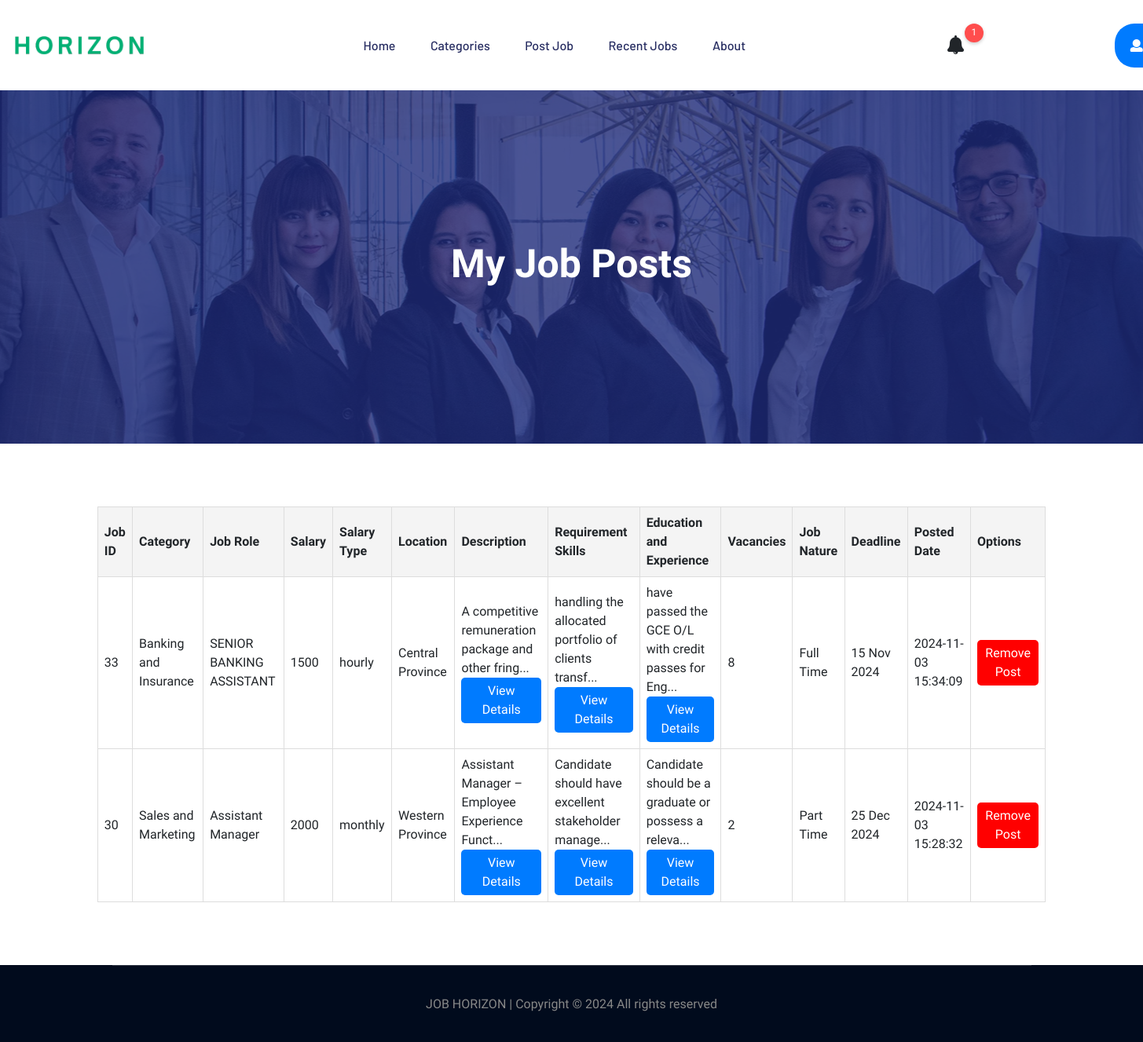
The app's page /client-side-web/company_job_posts.php (signed in), older data.
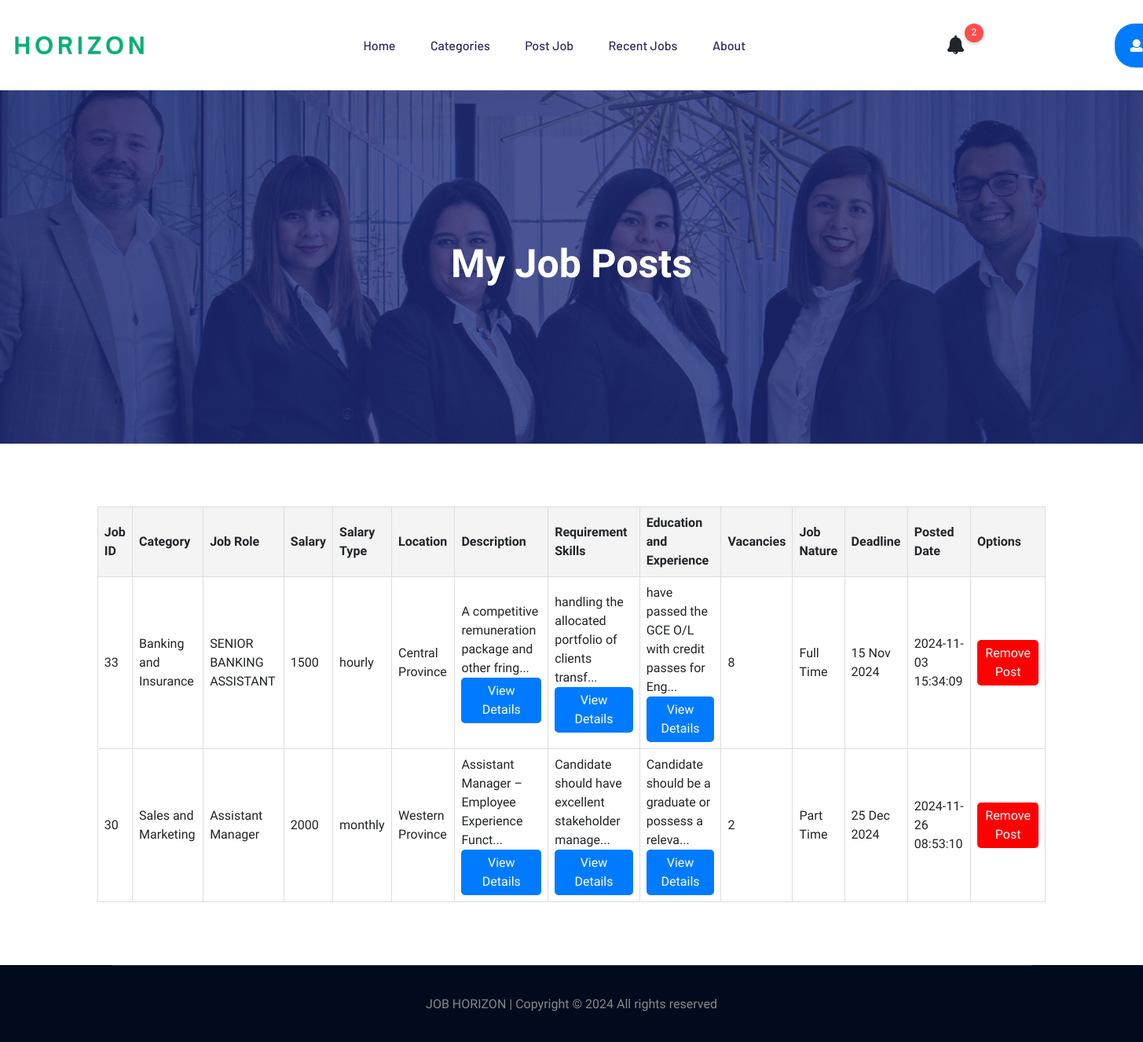
The same page, newer data.
### tables this page shows
CREATE TABLE `jobs` (
  `job_id` int(10) NOT NULL,
  `company_id` int(10) NOT NULL,
  `category` varchar(50) NOT NULL,
  `job_role` varchar(50) NOT NULL,
  `salary` int(10) NOT NULL,
  `salary_type` varchar(50) NOT NULL,
  `location` varchar(100) NOT NULL,
  `description` longtext NOT NULL,
  `vacancies` int(10) NOT NULL,
  `job_nature` varchar(50) NOT NULL,
  `requirement_skills` longtext NOT NULL,
  `education_and_experience` longtext NOT NULL,
  `deadline` varchar(50) NOT NULL,
  `posted_date` timestamp NOT NULL DEFAULT current_timestamp() ON UPDATE current_timestamp(),
  `jobs_recycle_bin` int(1) NOT NULL
);

### client-side-web/company_job_posts.php (the view, shortened to what the changed rows need)
<?php
require_once('../connection/dbconnection.php');
$company_id = $_SESSION['company_id'];
$jobs_list = "";
$query = "SELECT * FROM jobs
          WHERE company_id = '{$company_id}'
          AND jobs_recycle_bin = 0
          ORDER BY job_id DESC";
$result = mysqli_query($connection, $query);
if ($result) {
    if (mysqli_num_rows($result) > 0) {
        while ($record = mysqli_fetch_array($result)) {
            $jobs_list .= "<tr>";
            $jobs_list .= "<td>{$record['job_id']}</td>";
            $jobs_list .= "<td>{$record['category']}</td>";
            $jobs_list .= "<td>{$record['job_role']}</td>";
            $jobs_list .= "<td>{$record['salary']}</td>";
            $jobs_list .= "<td>{$record['salary_type']}</td>";
            $jobs_list .= "<td>{$record['location']}</td>";
            $jobs_list .= "<td>
                            <span>" . substr($record['description'], 0, 50) . "...</span>
                            <button onclick=\"openModal('Description', `" . htmlspecialchars($record['description'], ENT_QUOTES) . "`)\"'>View Details</button>
                          </td>";
            $jobs_list .= "<td>
                            <span>" . substr($record['requirement_skills'], 0, 50) . "...</span>
                            <button onclick=\"openModal('Requirement Skills', `" . htmlspecialchars($record['requirement_skills'], ENT_QUOTES) . "`)\"'>View Details</button>
                          </td>";
            $jobs_list .= "<td>
                            <span>" . substr($record['education_and_experience'], 0, 50) . "...</span>
                            <button onclick=\"openModal('Education and Experience', `" . htmlspecialchars($record['education_and_experience'], ENT_QUOTES) . "`)\"'>View Details</button>
                          </td>";
            $jobs_list .= "<td>{$record['vacancies']}</td>";
            $jobs_list .= "<td>{$record['job_nature']}</td>";
            $jobs_list .= "<td>{$record['deadline']}</td>";
            $jobs_list .= "<td>{$record['posted_date']}</td>";
            $jobs_list .= "<td>
                            <a href=\"../client-side-web/components/cancel_job_post.php?job_id={$record['job_id']}\"
                            onclick=\"return confirm('Are you sure you want to remove this job post?');\">
                                <button class=\"cancelBtn\">Remove Post</button>
                            </a>
                          </td>";
            $jobs_list .= "</tr>";
        }
    } else {
        $jobs_list .= "<tr><td colspan='14'>No Job Posts Found!</td></tr>";
    }
}
?>
<!DOCTYPE html>
<html lang="en">
<head>
    <link rel="stylesheet" href="../client-side-web/css/theme.css">
    <link rel="stylesheet" href="../client-side-web/css/owl.carousel.min.css">
    <link rel="stylesheet" href="../client-side-web/css/price_rangs.css">
    <link rel="stylesheet" href="../client-side-web/css/flaticon.css">
    <link rel="stylesheet" href="../client-side-web/css/slicknav.css">
    <link rel="stylesheet" href="../client-side-web/css/animate.min.css">
    <link rel="stylesheet" href="../client-side-web/css/magnific-popup.css">
    <link rel="stylesheet" href="../client-side-web/css/fontawesome-all.min.css">
    <link rel="stylesheet" href="../client-side-web/css/themify-icons.css">
    <link rel="stylesheet" href="../client-side-web/css/slick.css">
    <link rel="stylesheet" href="../client-side-web/css/nice-select.css">
    <link rel="stylesheet" href="../client-side-web/css/style.css">
    <link rel="stylesheet" href="../client-side-web/css/footer.css">
    <link rel="stylesheet" href="../client-side-web/css/tables.css">
    <link rel="stylesheet" href="../client-side-web/css/com_job_post.css">
</head>
<body>
    <?php require_once('../client-side-web/components/header.php'); ?>
    <main>
        <div class="slider-area">
            <div class="single-slider section-overly slider-height2 d-flex align-items-center"
                 data-background="../client-side-web/assets/images/hero/about.jpg">
                <div class="container">
                    <div class="row">
                        <div class="col-xl-12">
                            <div class="hero-cap text-center">
                                <h2>My Job Posts</h2>
                            </div>
                        </div>
                    </div>
                </div>
            </div>
        </div>
        <section class="featured-job-area filterContainer">
            <div class="tableContainer">
                <div class="row justify-content-center">
                    <div class="col-xl-10">
                        <table>
                            <thead>
                                <tr>
                                    <th>Job ID</th>
                                    <th>Category</th>
                                    <th>Job Role</th>
                                    <th>Salary</th>
                                    <th>Salary Type</th>
                                    <th>Location</th>
                                    <th>Description</th>
                                    <th>Requirement Skills</th>
                                    <th>Education and Experience</th>
                                    <th>Vacancies</th>
                                    <th>Job Nature</th>
                                    <th>Deadline</th>
                                    <th>Posted Date</th>
                                    <th>Options</th>
                                </tr>
                            </thead>
                            <tbody>
                                <?php echo $jobs_list; ?>
                            </tbody>
                        </table>
                    </div>
                </div>
            </div>
        </section>
    </main>
</body>
</html>

### client-side-web/components/header.php (shortened to what the changed rows need)
<header>
    <div class="header-area header-transparrent">
        <div class="headder-top header-sticky">
            <div class="container">
                <div class="row align-items-center">
                    <div class="col-lg-9 col-md-9">
                        <div class="menu-wrapper">
                            <?php if (isset($_SESSION['company_id'])) { ?>
                                <div class="notification-icon d-none f-right d-lg-block" style="margin-left: 60px;">
                                    <div class="notify">
                                        <?php
                                        $company_id = $_SESSION['company_id'];
                                        $sqlCountCompany = "SELECT COUNT(*) as total FROM `applications` WHERE `company_id` = '$company_id' AND `read_status` = 0";
                                        $resCountCompany = mysqli_query($connection, $sqlCountCompany);
                                        $notificationCount = ($resCountCompany && $rowCount = mysqli_fetch_assoc($resCountCompany)) ? $rowCount['total'] : 0;
                                        echo $notificationCount;
                                        ?>
                                    </div>
                                    <a id="companyNotificationToggle" style="cursor: pointer;">
                                        <i class="fas fa-bell"></i>
                                    </a>
                                </div>
                            <?php } ?>
                    </div>
                </div>
            </div>
        </div>
    </div>
    <link rel="stylesheet" href="../client-side-web/css/header.css">
</header>

Row changes from the older to the newer data that the page shows:
changed jobs "Sales and Marketing": posted_date "2024-11-03 15:28:32" → "2024-11-26 08:53:10"
Text that changed along with them:
$notificationCount: "1" → "2"
